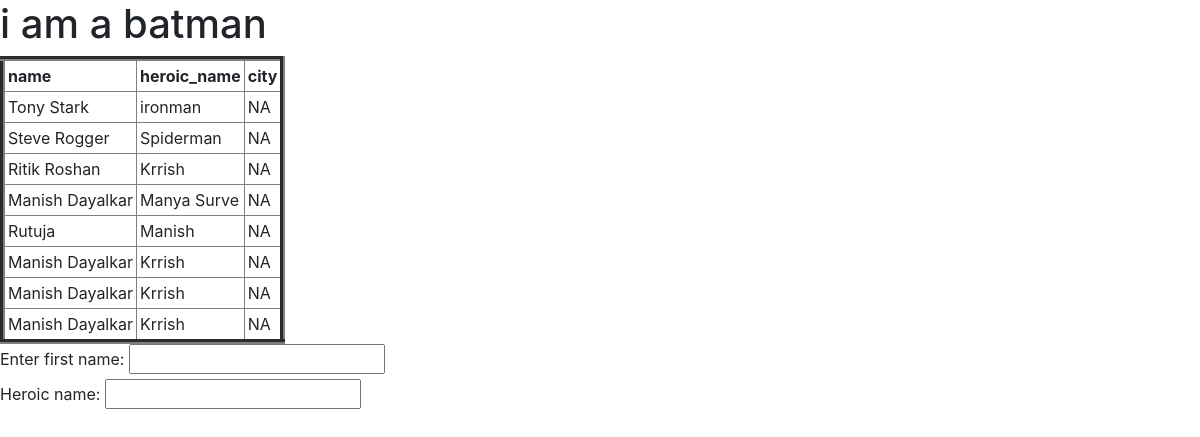
The app's page /dc/ with its own data.
### dc/models.py (models this page shows)
class Dc(models.Model):
    name=models.CharField(max_length=50)
    heroic_name=models.CharField(max_length=50)
    city=models.CharField(max_length=50,default='NA')

### dc/views.py (the view)
# urls.py: path('',views.batman),
def batman(request):
    if request.method=="POST":
        info=Ddc(request.POST)
        if info.is_valid():
            nm=info.cleaned_data['name']
            hn=info.cleaned_data['heroic_name']
            print('Name:-',nm)
            print('heroic-name:-',hn)
            mm=Dc(name=nm,heroic_name=hn)
            mm.save()
    else:
        info=Ddc()
    dc=Dc.objects.all()
    return render(request,'dc/batman.html',{'dcs':dc,'check':info})

### dc/forms.py
class Ddc(forms.ModelForm):
    class Meta:
        model =Dc
        fields=['name','heroic_name']
        labels={'name':'Enter first name'}

### dc/templates/dc/batman.html (shortened to what this page needs)
<!DOCTYPE html>
{% load static %}
<html lang="en">
<head>
    <link rel="stylesheet" href="{% static 'dc/css/bootstrap.min.css' %}">
</head>
<body>
    {% block content %}
    <h1> i am a batman </h1>
    {% endblock content %}
    <table border=5 cellpadding=3>
        <tr>
        <th>name</th>
        <th>heroic_name</th>
        <th>city</th>
        </tr>
        {% for d in dcs  %}
        <tr>
            <td>{{d.name}}</td>
            <td>{{d.heroic_name}}</td>
            <td>{{d.city}}</td>
        </tr>
        {% endfor %}
    </table>
    {{check}}
</body>
</html>

### records on screen
Dc: name "Tony Stark", heroic_name "ironman", city "NA"
Dc: name "Steve Rogger", heroic_name "Spiderman", city "NA"
Dc: name "Ritik Roshan", heroic_name "Krrish", city "NA"
Dc: name "Manish Dayalkar", heroic_name "Manya Surve", city "NA"
Dc: name "Rutuja", heroic_name "Manish", city "NA"
Dc: name "Manish Dayalkar", heroic_name "Krrish", city "NA"
Dc: name "Manish Dayalkar", heroic_name "Krrish", city "NA"
Dc: name "Manish Dayalkar", heroic_name "Krrish", city "NA"
